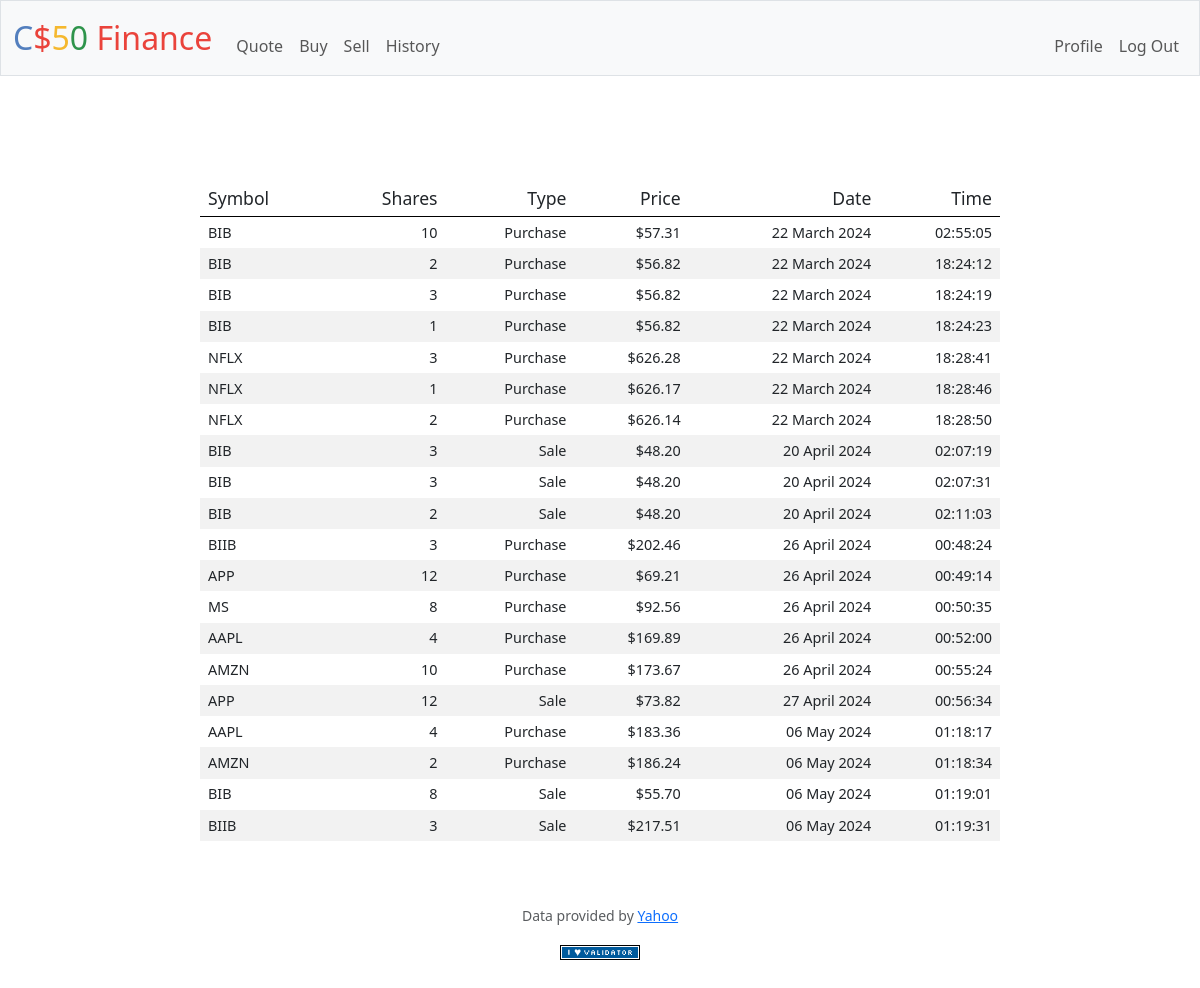
Screenshot of /history (signed in) with the database file from the repository.
### tables this page shows
CREATE TABLE transactions (id INTEGER PRIMARY KEY AUTOINCREMENT,
user_id INTEGER,
type TEXT,
symbol TEXT,
shares INTEGER,
price NUMERIC,
sqltime TIMESTAMP DEFAULT CURRENT_TIMESTAMP,
FOREIGN KEY(user_id) REFERENCES users(id)
);

### app.py (the view)
@app.route("/history")
@login_required
def history():
    try:
        rows = db.execute(
            "SELECT symbol, shares, price, sqltime FROM transactions WHERE user_id = ? ORDER BY sqltime ASC", session["user_id"])
    except Exception as e:
        print(f"Exception: {e}")
        return apology("database query error", 400)
    transactions_list = []
    for row in rows:
        if row["shares"] < 0:
            type = "Sale"
        else:
            type = "Purchase"
        time_object = datetime.strptime(row["sqltime"], "%Y-%m-%d %H:%M:%S")
        dict = {
            'symbol': row["symbol"],
            'shares': abs(row["shares"]),
            'type': type,
            'price': usd(row["price"]),
            'date': time_object.strftime("%d %B %Y"),
            'time': time_object.strftime("%H:%M:%S")
        }
        print(dict["date"])
        transactions_list.append(dict)
    return render_template("history.html", list=transactions_list)

### app.py (called while the page is built)
@app.after_request
def after_request(response):
    response.headers["Cache-Control"] = "no-cache, no-store, must-revalidate"
    response.headers["Expires"] = 0
    response.headers["Pragma"] = "no-cache"
    return response

### helpers.py (called while the page is built)
def login_required(f):
    @wraps(f)
    def decorated_function(*args, **kwargs):
        if session.get("user_id") is None:
            return redirect("/login")
        return f(*args, **kwargs)
    return decorated_function

def usd(value):
    return f"${value:,.2f}"

### templates/history.html (shortened to what this page needs)
{% extends "layout.html" %}
{% block style %}
    <link href="/static/history.css" rel="stylesheet">
{% endblock %}
{% block main %}
    {% if list|length < 1 %}
        <img alt="empty" class="apology border img-fluid" src="/static/empty.jpg" title="empty">
        <h5>Your portfolio is empty.</h5>
        <h6>You can buy some stock <a href="/buy">here</a>.</h6>
    {% else %}
        <table>
            <thead>
                <tr>
                    <th>Symbol</th>
                    <th>Shares</th>
                    <th>Type</th>
                    <th>Price</th>
                    <th>Date</th>
                    <th>Time</th>
                </tr>
            </thead>
            <tbody>
                {% for item in list %}
                <tr>
                    <td class="symbol">{{ item.symbol }}</td>
                    <td>{{ item.shares }}</td>
                    <td>{{ item.type }}</td>
                    <td>{{ item.price }}</td>
                    <td>{{ item.date }}</td>
                    <td>{{ item.time }}</td>
                </tr>
                {% endfor %}
            </tbody>
        </table>
    {% endif %}
{% endblock %}

### templates/layout.html (shortened to what this page needs)
<!DOCTYPE html>
<html lang="en">
    <head>
        <link href="https://cdn.jsdelivr.net/npm/bootstrap@5.3.2/dist/css/bootstrap.min.css" rel="stylesheet">
        <link href="/static/styles.css" rel="stylesheet">
        {% block style %}{% endblock %}
    </head>
    <body>
        <nav class="bg-light border navbar navbar-expand-md navbar-light">
            <div class="container-fluid">
                <a class="navbar-brand" href="/"><span class="blue">C</span><span class="red">$</span><span class="yellow">5</span><span class="green">0</span> <span class="red">Finance</span></a>
                <div class="collapse navbar-collapse" id="navbar">
                    {% if session["user_id"] %}
                        <ul class="navbar-nav me-auto mt-3">
                            <li class="nav-item"><a class="nav-link" href="/quote">Quote</a></li>
                            <li class="nav-item"><a class="nav-link" href="/buy">Buy</a></li>
                            <li class="nav-item"><a class="nav-link" href="/sell">Sell</a></li>
                            <li class="nav-item"><a class="nav-link" href="/history">History</a></li>
                        </ul>
                        <ul class="navbar-nav ms-auto mt-3">
                            <li class="nav-item"><a class="nav-link" href="/profile">Profile</a></li>
                            <li class="nav-item"><a class="nav-link" href="/logout">Log Out</a></li>
                        </ul>
                    {% else %}
                        <ul class="navbar-nav ms-auto mt-2">
                            <li class="nav-item"><a class="nav-link" href="/register">Register</a></li>
                            <li class="nav-item"><a class="nav-link" href="/login">Log In</a></li>
                        </ul>
                    {% endif %}
                </div>
            </div>
        </nav>
        <main class="container text-center main-container">
            {% block main %}{% endblock %}
        </main>
        <footer class="mb-5">
            <p class="mb-3 small text-center text-muted">
                Data provided by <a href="https://finance.yahoo.com/">Yahoo</a>
            </p>
            <form action="https://validator.w3.org/check" class="text-center" enctype="multipart/form-data" method="post" target="_blank">
                <input alt="Validate" src="/static/I_heart_validator.png" type="image">
            </form>
        </footer>
    </body>
</html>

### static/styles.css (style rules this page uses)
:root { --clr-white: hsl(0, 0%, 100%); --clr-black: hsl(0, 0%, 0%); --clr-grey95: hsl(0, 0%, 95%); --clr-grey80: hsl(0, 0%, 80%); --clr-grey65: hsl(0, 0%, 65%); --clr-grey50: hsl(0, 0%, 50%); --clr-grey40: hsl(0, 0%, 40%); --clr-grey20: hsl(0, 0%, 20%); --clr-form-grey: hsl(210, 14%, 89%); --clr-lightblue: hsl(215, 97%, 88%); --clr-darkblue: hsl(216, 90%, 44%); --clr-blue: hsl(216, 98%, 52%); --clr-gain-green: hsl(120, 100%, 35%); --clr-loss-red: hsl(0, 100%, 50%); }
*, *::after, *::before { padding: 0; margin: 0; box-sizing: border-box; user-select: none; }
nav .navbar-brand { font-size: xx-large; }
nav .navbar-brand .blue { color: #537fbe; }
nav .navbar-brand .red { color: #ea433b; }
nav .navbar-brand .yellow { color: #f5b82e; }
nav .navbar-brand .green { color: #2e944b; }
body { position: relative; display: flex; flex-direction: column; min-height: 100svh; }
main { flex-grow: 1; }
.main-container { display: flex; flex-direction: column; align-items: center; gap: 2rem; padding-block: 6.5rem 4rem; }
table { width: 100%; }
table thead { font-size: clamp(1.1rem, .1vw, .8rem); font-weight: 500; border-bottom: 1px solid var(--clr-black); }
table tbody { font-size: .9rem; font-weight: 400; }
table tbody tr:not(:last-child) { border-bottom: 1px solid var(--clr-grey80); }
table td, table th { padding: .3rem .5rem; text-align: right; font-weight: inherit; font-size: inherit; }
table tr td:first-child, table tr th:first-child { text-align: left; }
table tbody:first-of-type tr:nth-child(even) { background: var(--clr-grey95); }
table .symbol { font-weight: 500; text-transform: uppercase; }

### static/history.css (style rules this page uses)
table { width: min(95%, 50rem); }
table th:nth-child(5) { min-width: 7rem; }
table tbody tr { border-bottom: 1px solid var(--clr-grey80); }
table tbody:last-of-type tr { border-bottom: none; }

### rows the page displays
transactions: symbol "BIB", shares "10", type "Purchase", price "$57.31", date "22 March 2024", time "02:55:05"
transactions: symbol "BIB", shares "2", type "Purchase", price "$56.82", date "22 March 2024", time "18:24:12"
transactions: symbol "BIB", shares "3", type "Purchase", price "$56.82", date "22 March 2024", time "18:24:19"
transactions: symbol "BIB", shares "1", type "Purchase", price "$56.82", date "22 March 2024", time "18:24:23"
transactions: symbol "NFLX", shares "3", type "Purchase", price "$626.28", date "22 March 2024", time "18:28:41"
transactions: symbol "NFLX", shares "1", type "Purchase", price "$626.17", date "22 March 2024", time "18:28:46"
transactions: symbol "NFLX", shares "2", type "Purchase", price "$626.14", date "22 March 2024", time "18:28:50"
transactions: symbol "BIB", shares "3", type "Sale", price "$48.20", date "20 April 2024", time "02:07:19"
transactions: symbol "BIB", shares "3", type "Sale", price "$48.20", date "20 April 2024", time "02:07:31"
transactions: symbol "BIB", shares "2", type "Sale", price "$48.20", date "20 April 2024", time "02:11:03"
transactions: symbol "BIIB", shares "3", type "Purchase", price "$202.46", date "26 April 2024", time "00:48:24"
transactions: symbol "APP", shares "12", type "Purchase", price "$69.21", date "26 April 2024", time "00:49:14"
transactions: symbol "MS", shares "8", type "Purchase", price "$92.56", date "26 April 2024", time "00:50:35"
transactions: symbol "AAPL", shares "4", type "Purchase", price "$169.89", date "26 April 2024", time "00:52:00"
transactions: symbol "AMZN", shares "10", type "Purchase", price "$173.67", date "26 April 2024", time "00:55:24"
transactions: symbol "APP", shares "12", type "Sale", price "$73.82", date "27 April 2024", time "00:56:34"
transactions: symbol "AAPL", shares "4", type "Purchase", price "$183.36", date "06 May 2024", time "01:18:17"
transactions: symbol "AMZN", shares "2", type "Purchase", price "$186.24", date "06 May 2024", time "01:18:34"
transactions: symbol "BIB", shares "8", type "Sale", price "$55.70", date "06 May 2024", time "01:19:01"
transactions: symbol "BIIB", shares "3", type "Sale", price "$217.51", date "06 May 2024", time "01:19:31"
